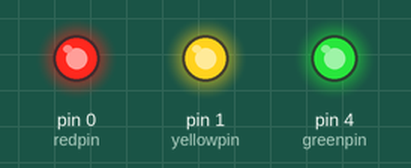
This sketch was run on a simulated Arduino Uno, built with avr-gcc and run on an emulated ATmega328P. Parts: output pins drawn as LEDs (lit = HIGH).

Above: at 0.1 s.
Timing chart, 0 to 1.6 s (numbered marks = the images above):
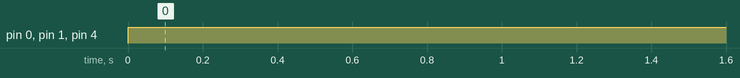

Measured:
- by itself, pin 0 (redpin), pin 1 (yellowpin), pin 4 (greenpin): LOW → HIGH at 0.00 s

The sketch:

traffic-lights-on.ino
```cpp
int redpin = 0;
int yellowpin = 1;
int greenpin = 4;

void setup() {
  // put your setup code here, to run once:
pinMode(redpin, OUTPUT);
pinMode(yellowpin, OUTPUT);
pinMode(greenpin,OUTPUT);
}

void loop() {
  // put your main code here, to run repeatedly:
digitalWrite(redpin, HIGH);
digitalWrite(yellowpin, HIGH);
digitalWrite(greenpin, HIGH);
}
```
